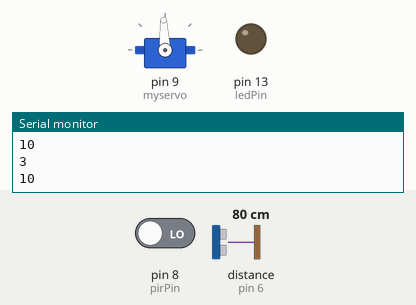
The sketch below on a simulated Arduino Uno, built with avr-gcc and run on an emulated ATmega328P. On the bench: servo, output pins drawn as LEDs (lit = HIGH), the last lines printed to the serial monitor. The test bench sets the inputs (shaded band); at power-on: pin 8 (pirPin) LOW, distance to the obstacle (sensor on pin 6) 80 cm. The echo pulse lasts 58.3 µs per cm; random numbers use the default seed unless the sketch sets one; the audio player accepts every command and is not drawn.

Above: at 6.7 s.
6.8 s: pin 8 (pirPin) driven HIGH
At 6.95 s:
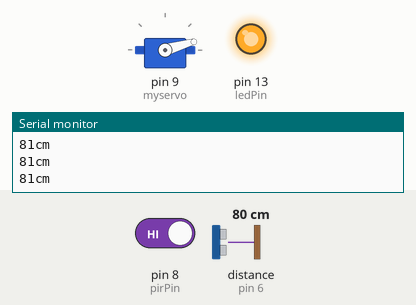
At 7.86 s:
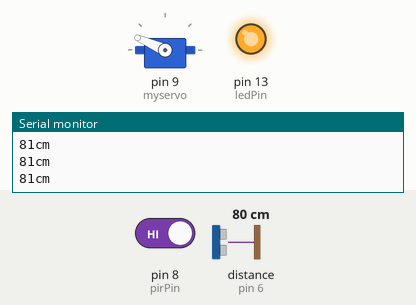
9.8 s: distance to the obstacle (sensor on pin 6) set to 35 cm
12.8 s: pin 8 (pirPin) driven LOW
At 14.9 s:
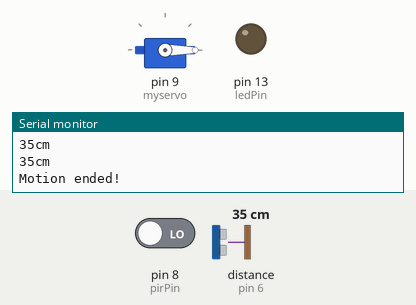
Timing chart, 0 to 16.4 s (numbered marks = the images above; inputs shaded):
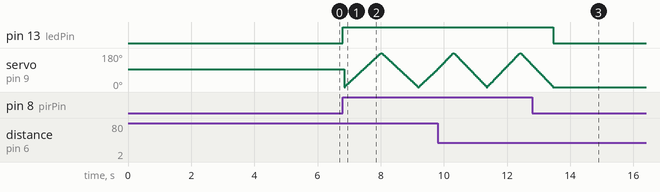

The sketch:

I_see_you_robot_YouTube.ino
```cpp
#include "Arduino.h"
#include "SoftwareSerial.h"
#include "DFRobotDFPlayerMini.h"
#include <Servo.h>
#include <NewPing.h>

#define TRIGGER_PIN  7        // Arduino pin tied to trigger pin on the ultrasonic sensor.
#define ECHO_PIN     6        // Arduino pin tied to echo pin on the ultrasonic sensor.
#define MAX_DISTANCE 200      // Maximum distance we want to ping for (in centimeters). Maximum sensor distance is rated at 400-500cm.

NewPing sonar(TRIGGER_PIN, ECHO_PIN, MAX_DISTANCE); // NewPing setup of pins and maximum distance.

Servo myservo;                // create servo object to control a servo
int pos = 0;                  // variable to store the servo position

int ledPin = 13;              // pin for the LED

int pirPin = 8;               // choose the input pin (for PIR sensor)
int pirState = LOW;           // we start, assuming no motion detected
int pirVal = 0;               // variable for reading the pin status

static unsigned long timer = millis();

SoftwareSerial mySoftwareSerial(10, 11); // RX, TX
DFRobotDFPlayerMini myDFPlayer;
void printDetail(uint8_t type, int value);

void setup()
{
  mySoftwareSerial.begin(9600);
  Serial.begin(115200);

  pinMode(pirPin, INPUT);       // declare pir sensor as input
  pinMode(ledPin, OUTPUT);      // declare LED as output

  Serial.println();
  Serial.println(F("DFRobot DFPlayer Mini Demo"));
  Serial.println(F("Initializing DFPlayer ... (May take 3~5 seconds)"));

  if (!myDFPlayer.begin(mySoftwareSerial)) {  //Use softwareSerial to communicate with mp3.
    Serial.println(F("Unable to begin:"));
    Serial.println(F("1.Please recheck the connection!"));
    Serial.println(F("2.Please insert the SD card!"));
    while(true);
  }
  Serial.println(F("DFPlayer Mini online."));

  myDFPlayer.setTimeOut(500); //Set serial communictaion time out 500ms

  //----Set volume----
  myDFPlayer.volume(20);  //Set volume value (0~30).

  //----Set different EQ----
  myDFPlayer.EQ(DFPLAYER_EQ_NORMAL);

  //----Set device we use SD as default----
  myDFPlayer.outputDevice(DFPLAYER_DEVICE_SD);

  //----Mp3 play----

  myDFPlayer.play(3);  //Play the first mp3
  delay(3000);

  //----Read imformation----
  Serial.println(myDFPlayer.readState()); //read mp3 state
  Serial.println(myDFPlayer.readVolume()); //read current volume
  Serial.println(myDFPlayer.readEQ()); //read EQ setting
  Serial.println(myDFPlayer.readFileCounts()); //read all file counts in SD card
  Serial.println(myDFPlayer.readCurrentFileNumber()); //read current play file number
  Serial.println(myDFPlayer.readFileCountsInFolder(3)); //read fill counts in folder SD:/03

myservo.attach(9);  // attaches the servo on pin 9 to the servo object
myservo.writeMicroseconds(1500); // midway point
delay(2000);
}

void loop()
{

 pirVal = digitalRead(pirPin);  // read input value
  if (pirVal == HIGH) {            // check if the input is HIGH
      digitalWrite(ledPin, HIGH); // turn LED OFF

    if (pirState == LOW) {
      Serial.println("Motion detected!");
      pirState = HIGH;

       if (millis() - timer > 5000)
       {
        timer = millis();
        myDFPlayer.play(1);  // is anyone there
        }
    }
    sweepServo();

  } else {


      if (pirState == HIGH){
      Serial.println("Motion ended!");
      pirState = LOW;
      digitalWrite(ledPin, LOW); // turn LED OFF
      myDFPlayer.play(4);  // sleep mode activated
      delay(2000);
    }
  }

 //sweepServo();


/*
 myDFPlayer.play(2);  // no hard feelings
 delay(3000);

 myDFPlayer.play(3);  // sentry mode activated
 delay(3000);

 myDFPlayer.play(4);  // sleep mode activated
 delay(3000);

 myDFPlayer.play(5);  // target acquired
 delay(3000);

 myDFPlayer.play(6);  // target lost
 delay(3000);

 myDFPlayer.play(7);  // there you are 2
 delay(3000);

 myDFPlayer.play(8);  // there you are
 delay(3000);

 myDFPlayer.play(9);  // who's there
 delay(3000);

 myDFPlayer.play(10);  // your business is appreciated
 delay(3000);

 myDFPlayer.play(11);  // activated
 delay(3000);

 myDFPlayer.play(12);  // are you still there
 delay(3000);

 myDFPlayer.play(13);  // could you come over here
 delay(3000);

 myDFPlayer.play(14);  // deploying
 delay(3000);

 myDFPlayer.play(15);  // dispensing product
 delay(3000);

 myDFPlayer.play(16);  // gotcha
 delay(3000);

 myDFPlayer.play(17);  // hello
 delay(3000);

 myDFPlayer.play(18);  // hey its me
 delay(3000);

 myDFPlayer.play(19);  // i don't blame you
 delay(3000);

 myDFPlayer.play(20);  // i don't hate you
 delay(3000);

 myDFPlayer.play(21);  // i see you
 delay(3000);
*/
}

void pingSensor()
{
  delay(10);                     // Wait 50ms between pings (about 20 pings/sec). 29ms should be the shortest delay between pings.
  int pingcm = sonar.ping_cm();
  Serial.print(pingcm);
  Serial.println("cm");
  if ((pingcm <= 20) && (pingcm != 0))
    {
     myservo.detach();
     rndmTarget();
     //myDFPlayer.play(7);  // there you are
     //delay(2000);
     myDFPlayer.play(5);  // target aquired
     delay(2000);
     while ((sonar.ping_cm() <= 20) && (sonar.ping_cm() != 0))
      {
        Serial.println("Target Aquired");
        delay(50);
        }
     if (sonar.ping_cm() >= 20 && sonar.ping_cm() != 0)
      {
        myDFPlayer.play(6);  // target lost
        delay(3000);
        myDFPlayer.play(12);  // are you still there
        delay(2000);
        }
    }
}

void sweepServo()
{
  myservo.attach(9);
  for (pos = 0; pos <= 180; pos += 4) { // goes from 0 degrees to 180 degrees
    //Serial.print("Servo Position ");
    //Serial.println(pos);
    pingSensor();
    myservo.write(pos);
    delay(10);                       // waits 15ms for the servo to reach the position
  }
  for (pos = 180; pos >= 0; pos -= 4) { // goes from 180 degrees to 0 degrees
    //Serial.print("Servo Position ");
    //Serial.println(pos);
    pingSensor();
    myservo.write(pos);
    delay(10);                       // waits 15ms for the servo to reach the position
  }

  myservo.detach();  // attaches the servo on pin 9 to the servo object
}


void rndmTarget()
{
  int randNum = random(1, 5);
  if (randNum == 1) { myDFPlayer.play(7); }  // there you are 2
  if (randNum == 2) { myDFPlayer.play(8); }  // there you are
  if (randNum == 3) { myDFPlayer.play(16);}  // gotcha
  if (randNum == 4) { myDFPlayer.play(21);}  // i see you

  delay(2000);
}

void printDetail(uint8_t type, int value){
  switch (type) {
    case TimeOut:
      Serial.println(F("Time Out!"));
      break;
    case WrongStack:
      Serial.println(F("Stack Wrong!"));
      break;
    case DFPlayerCardInserted:
      Serial.println(F("Card Inserted!"));
      break;
    case DFPlayerCardRemoved:
      Serial.println(F("Card Removed!"));
      break;
    case DFPlayerCardOnline:
      Serial.println(F("Card Online!"));
      break;
    case DFPlayerPlayFinished:
      Serial.print(F("Number:"));
      Serial.print(value);
      Serial.println(F(" Play Finished!"));
      break;
    case DFPlayerError:
      Serial.print(F("DFPlayerError:"));
      switch (value) {
        case Busy:
          Serial.println(F("Card not found"));
          break;
        case Sleeping:
          Serial.println(F("Sleeping"));
          break;
        case SerialWrongStack:
          Serial.println(F("Get Wrong Stack"));
          break;
        case CheckSumNotMatch:
          Serial.println(F("Check Sum Not Match"));
          break;
        case FileIndexOut:
          Serial.println(F("File Index Out of Bound"));
          break;
        case FileMismatch:
          Serial.println(F("Cannot Find File"));
          break;
        case Advertise:
          Serial.println(F("In Advertise"));
          break;
        default:
          break;
      }
      break;
    default:
      break;
  }
}
```

Measured:
- after the input at 6.8 s, pin 13 (ledPin): LOW → HIGH at once
- after the input at 12.8 s, pin 13 (ledPin): HIGH → LOW after 0.66 s
